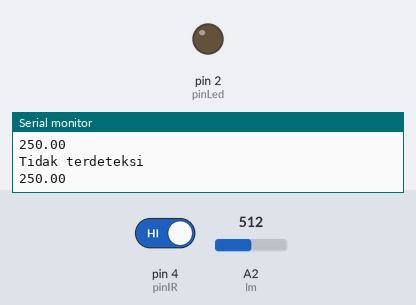
Simulated run of this sketch. Board: Arduino Uno, built with avr-gcc and run on an emulated ATmega328P. Parts: output pins drawn as LEDs (lit = HIGH), the last lines printed to the serial monitor. The test bench sets the inputs (shaded band); at power-on: pin 4 (pinIR) HIGH, A2 (lm) = 512.

Above: at 4.2 s.
4.3 s: pin 4 (pinIR) driven LOW
At 5.4 s:
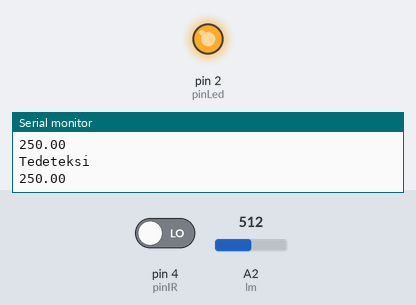
6.0 s: pin 4 (pinIR) driven HIGH
At 6.6 s:
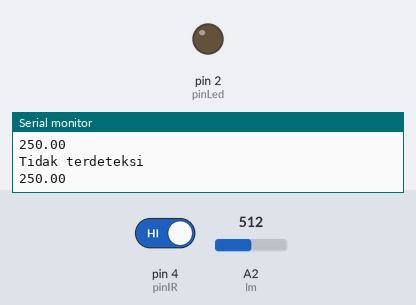
Timing chart, 0 to 9.0 s (numbered marks = the images above; inputs shaded):
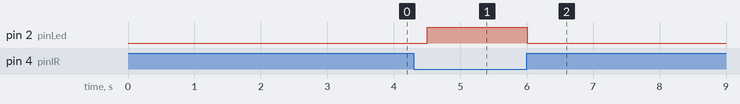

Measured:
- after the input at 4.3 s, pin 2 (pinLed): LOW → HIGH after 0.20 s
- after the input at 6.0 s, pin 2 (pinLed): HIGH → LOW at once

The sketch:

coba_data.ino
```cpp
    const int pinIR = 4;
    const int pinLed = 2;
    const int lm = A2;
    void setup() {
      Serial.begin(9600);
      pinMode(pinIR, INPUT);
      pinMode(lm, INPUT);
      pinMode(pinLed, OUTPUT);
      Serial.println("Deteksi Sensor IR");
      delay(3000);
    }
    void loop() {
      int sensorState = digitalRead(pinIR);
      double suhuku = analogRead(lm);
      suhuku = suhuku * 500 /1024;
      if (sensorState == LOW) {
        Serial.println("Tedeteksi");
        digitalWrite(pinLed, HIGH);
      } else {
        Serial.println("Tidak terdeteksi");
        digitalWrite(pinLed, LOW);
      }
      Serial.println(suhuku);
      delay(500);
    }
```
